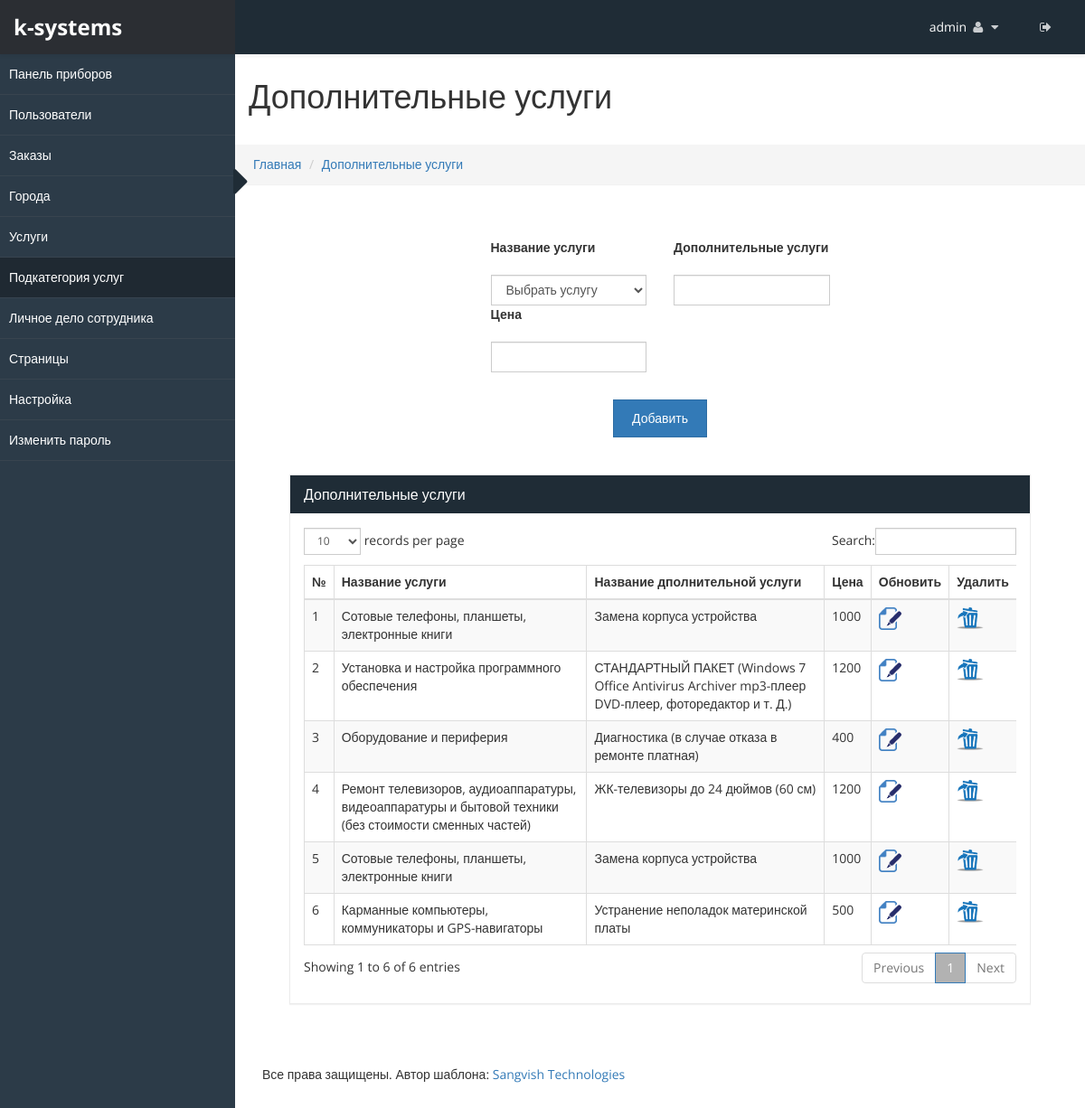
Page /admincp/services_sub.php (signed in) on the committed database.
### tables this page shows
CREATE TABLE `sv_admin_login` (
  `admin_id` int(20) NOT NULL,
  `user_name` varchar(255) NOT NULL,
  `password` varchar(255) NOT NULL,
  `email_id` varchar(255) NOT NULL,
  `site_name` varchar(255) NOT NULL,
  `logo` varchar(255) NOT NULL,
  `favicon` varchar(255) NOT NULL,
  `site_desc` varchar(255) NOT NULL,
  `keyword` varchar(255) NOT NULL,
  `site_url` varchar(255) NOT NULL,
  `paypal_id` varchar(200) NOT NULL,
  `currency_mode` varchar(200) NOT NULL,
  `paypal_site_mode` varchar(200) NOT NULL
);

CREATE TABLE `sv_services_sub` (
  `sid` int(20) NOT NULL,
  `services_name` varchar(255) NOT NULL,
  `services_sub_name` varchar(255) NOT NULL,
  `price` int(100) NOT NULL
);

CREATE TABLE `sv_services` (
  `services_id` int(25) NOT NULL,
  `services_name` varchar(255) NOT NULL,
  `service_img` varchar(255) NOT NULL
);

### admincp/services_sub.php (the view, shortened to what this page needs)
<!DOCTYPE html>
<html xmlns="http://www.w3.org/1999/xhtml">
<?php include("../connection.php"); ?>
<?php
if(isset($_REQUEST['sub_id']))
	{
		$sub_id=$_REQUEST['sub_id'];
		$res=mysqli_query($con, "select * from sv_services_sub where sid='$sub_id'");
		$row=mysqli_num_rows($res);
		if($row==0)
	 	{
		  $services_id="";
		  $services_name="";
		  $sub_sname="";
		   $price="";
		}
		else
		{
			$fet=mysqli_fetch_array($res);
			$sname=mysqli_real_escape_string($con, $fet['services_name']);
			$services_id=mysqli_real_escape_string($con, $fet['sid']);
			$query=mysqli_fetch_array(mysqli_query($con, "select * from sv_services where services_id='$sname'"));
			$services_name=mysqli_real_escape_string($con, $query['services_name']);
			$sub_sname=mysqli_real_escape_string($con, $fet['services_sub_name']);
			$price=mysqli_real_escape_string($con, $fet['price']);
		}
	}
	else
	{
		$sub_sname="";
		 $price="";
	}
?>
<body>
    <div id="wrapper">
        <?php include("top_menu.php") ?>
        <?php include("side_menu.php") ?>
        <div id="page-wrapper" >
		  <div class="header">
                        <h1 class="page-header">
						Дополнительные услуги
                        </h1>
						<ol class="breadcrumb">
					  <li><a href="dashboard.php">Главная</a></li>
					  <li><a href="#">Дополнительные услуги</a></li>
					</ol>
		</div>
            <div id="page-inner">
			    <div class="panel-body">
					<div class="col-lg-3 col-md-3 col-sm-3"></div>
				<div class="col-lg-6 col-md-6 col-sm-6 table-bg">
                <div class="col-lg-6 col-md-6 col-sm-6">
					<div class="form-group">
					<label>Название услуги</label>
				</div>
				<select id="sname" class="form-control" required>
					<option value="">Выбрать услугу</option>
				</select>
				</div>
				<div class="col-lg-6 col-md-6 col-sm-6">
					<div class="form-group">
					<label>Дополнительные услуги</label>
				</div>
					<input type="text" id="sub_sname" required="required" class="form-control" name="sub_sname" value="<?php echo $sub_sname; ?>">
			</div>
			<div class="col-lg-6 col-md-6 col-sm-6">
					<div class="form-group">
					<label>Цена</label>
				</div>
					<input type="text" id="price" required="required" class="form-control" name="price" value="<?php echo $price; ?>">
				</div>
				</div>
				<div class="col-lg-12 col-md-12 col-sm-12 text-center" >
					<?php if(isset($_REQUEST['sub_id'])) { ?>
					<button type="button" class="btn btn-primary" onclick="javascript:services_sub_funct('update')">Обновить</button>
					<?php } else { ?>
					<button type="button"  class="btn btn-primary" onclick="javascript:services_sub_funct('add')">Добавить</button>
					<?php } ?>
				</div>
					<div class="col-lg-3 col-md-3 col-sm-3"></div>
					</div>
            <div id="page-inner">
            <div class="row">
                <div class="col-md-12">
                    <div class="panel panel-default">
                        <div class="panel-heading">
                             Дополнительные услуги
                        </div>
                        <div class="panel-body">
                            <div class="table-responsive">
                                <table class="table table-striped table-bordered table-hover" id="dataTables-example">
                                    <thead>
                                        <tr>
                                            <th>№</th>
											<th>Название услуги</th>
											<th>Название дполнительной услуги</th>
											<th>Цена</th>
											<th>Обновить</th>
											<th>Удалить</th>
                                        </tr>
                                    </thead>
									<tbody>
									<?php
										$sno=0;
										$res=mysqli_query($con, "select * from sv_services_sub order by sid DESC");
										while($row=mysqli_fetch_array($res))
										{
											$sno++;
											$services_id=mysqli_real_escape_string($con, $row['sid']);
											$sname=mysqli_real_escape_string($con, $row['services_name']);
											$query=mysqli_fetch_array(mysqli_query($con, "select * from sv_services where services_id='$sname'"));
											$services_name=mysqli_real_escape_string($con, $query['services_name']);
											$sub_sname=mysqli_real_escape_string($con, $row['services_sub_name']);
									?>
										<tr>
											<td><?php echo $sno; ?></td>
											<td><?php echo $services_name; ?></td>
											<td><?php echo $sub_sname; ?></td>
											<td><?php echo $row['price']; ?></td>
											<td><a href="services_sub.php?sub_id=<?php echo $services_id;?>"><img src="images/file_edit.png"  alt="update" title="update" ></a></td>
											<td><a href="javascript:services_sub_del('<?php echo $services_id;?>');"><img src="images/delete.png" alt="" title="delete"></a></td>
										</tr>
										<?php } ?>
									</tbody>
                                </table>
                            </div>
                        </div>
                    </div>
                </div>
            </div>
                   </div>
				   				<?php include("footer.php") ?>
    </div>
</body>
</html>

### admincp/top_menu.php (shortened to what this page needs)
<?php
 $res=mysqli_fetch_array(mysqli_query($con, "select * from sv_admin_login"));
	$site_name=mysqli_real_escape_string($con, $res['site_name']);
	$site_url=mysqli_real_escape_string($con, $res['site_url']);
?>
<head>
    <link href="css/bootstrap.css" rel="stylesheet" />
    <link href="css/font-awesome.css" rel="stylesheet" />
    <link href="css/custom-styles.css" rel="stylesheet" />
    <link href="js/dataTables/dataTables.bootstrap.css" rel="stylesheet" />
	    <link href="css/style.css" rel="stylesheet" />
    <link rel="stylesheet" href="js/Lightweight-Chart/cssCharts.css">
	    <link href="css/style.css" rel="stylesheet" />
		<link href="http://www.jqueryscript.net/css/jquerysctipttop.css" rel="stylesheet" type="text/css">
<link rel="stylesheet" type="text/css" href="css/livegraph.css" />
</head>
<?php include("../connection.php");
if(!isset($_SESSION['user_nam']))
	header("Location:index.php");
else
{
	$user_name=mysqli_real_escape_string($con, $_SESSION['user_nam']);
	$res=mysqli_fetch_array(mysqli_query($con, "select * from sv_admin_login where user_name='$user_name'"));
	$uname=mysqli_real_escape_string($con, $res['user_name']);
}
?>
<nav class="navbar navbar-default top-navbar" role="navigation">
            <div class="navbar-header">
                <a class="navbar-brand" href="<?php echo $site_url;?>"><strong><?php echo $site_name; ?></strong></a>
            </div>
            <ul class="nav navbar-top-links navbar-right">
                 <li class="dropdown">
                    <a class="dropdown-toggle" data-toggle="dropdown" href="#" aria-expanded="false">
					<span><?php echo $uname;?></span>
                        <i class="fa fa-user fa-fw"></i> <i class="fa fa-caret-down"></i>
                    </a>
                </li>
				 <li class="dropdown">
                    <a href="logout.php">
                        <i class="fa fa-sign-out" aria-hidden="true"></i>
                    </a>
                </li>
            </ul>
        </nav>

### admincp/css/custom-styles.css (style rules this page uses)
body { font-family: 'Open Sans', sans-serif; background: #fff; }
#wrapper { width: 100%; }
#page-wrapper { padding: 15px 15px; min-height: 600px; background: #fff; }
#page-inner { width:100%; margin:10px 20px 10px 0px; padding: 15px 30px; min-height:600px; }
.text-center { text-align:center; }
h1, .h1, h2, .h2, h3, .h3 { margin-top: 7px; }
body { overflow-x:hidden; }
.panel { border-radius:0px; }
.top-navbar { position: fixed; width: 100%; z-index: 300; -webkit-box-shadow: 0 3px 3px rgba(0, 0, 0, 0.05); -moz-box-shadow: 0 3px 3px rgba(0, 0, 0, 0.05); box-shadow: 0 3px 3px rgba(0, 0, 0, 0.05); }
#page-wrapper { position: relative; top: 55px; box-shadow: 0 0 10px #757575; -moz-box-shadow: 0 0 10px #757575; -webkit-box-shadow: 0 0 10px #757575; }
.breadcrumb { padding: 12px 10px 12px 20px; margin-bottom: 20px; list-style: none; border-radius: 0; -webkit-box-shadow: 0 1px 1px rgba(0,0,0,.05); box-shadow: 0 1px 1px rgba(0,0,0,.05); }
.page-header { padding-bottom: 9px; margin: 0; border-bottom: 1px solid transparent; text-align: left;background-color: #fff;padding: 32px 22px 32px 15px; }
.panel-default { border-color: #ECECEC; }
.panel-default > .panel-heading { color: #FFF; border-color: #FFF; background: #1F2C36 none repeat scroll 0 0; font-size: 16px; }
.top-navbar { margin:0px; padding:0px 30px 0 0; }
.top-navbar .navbar-brand { color: #fff; width: 260px; text-align: left; height: 60px; font-size: 24px; font-weight: 700; line-height: 30px; background: #1F2C36; }
.top-navbar .nav > li { position: relative; display: inline-block; margin: 0px; padding: 0px; }
.top-navbar .nav > li > a { position: relative; display: block; padding: 20px; color: #FFFFFF; margin: 0px; }
.top-navbar { background: #1F2C36; border-bottom:none; }
.top-navbar .nav > li > a > i { margin-right: 2px; }
.navbar-default { border:0px solid black; }
.navbar-header { background: transparent; }
.nav > li > a > i { margin-right:10px; color: rgba(255, 255, 255, 0.76); }
@media (min-width:768px) { #page-wrapper { margin: 0 0 0 260px; padding: 0; min-height: 1200px; } }
@media (min-width:768px) { .navbar { border-radius: 0px; } }

### admincp/css/style.css (style rules this page uses)
.table-bg { padding: 10px; background-color: #fff; margin-bottom:20px; }

### admincp/css/livegraph.css (style rules this page uses)
table { border-collapse: collapse; }
table, th, td { border: 1px solid black; padding: 4px; }

### rows in the picture
sv_admin_login: site_name "k-systems", user_name "admin"
sv_services_sub: sv_services.services_name "Сотовые телефоны, планшеты, электронные книги", services_sub_name "Замена корпуса устройства", price "1000"
sv_services_sub: sv_services.services_name "Установка и настройка программного обеспечения", services_sub_name "СТАНДАРТНЫЙ ПАКЕТ (Windows 7 Office Antivirus Archiver mp3-плеер DVD-плеер, фоторедактор и т. Д.)", price "1200"
sv_services_sub: sv_services.services_name "Оборудование и периферия", services_sub_name "Диагностика (в случае отказа в ремонте платная)", price "400"
sv_services_sub: sv_services.services_name "Ремонт телевизоров, аудиоаппаратуры, видеоаппаратуры и бытовой техники (без стоимости сменных частей)", services_sub_name "ЖК-телевизоры до 24 дюймов (60 см)", price "1200"
sv_services_sub: sv_services.services_name "Сотовые телефоны, планшеты, электронные книги", services_sub_name "Замена корпуса устройства", price "1000"
sv_services_sub: sv_services.services_name "Карманные компьютеры, коммуникаторы и GPS-навигаторы", services_sub_name "Устранение неполадок материнской платы", price "500"
